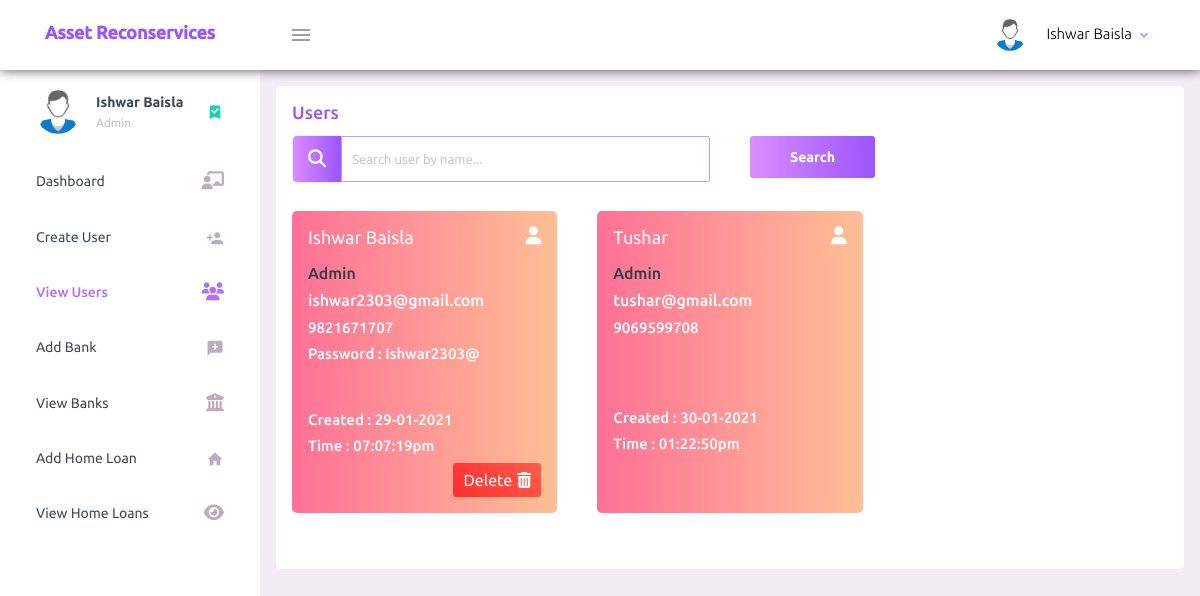
The app's page /view-users.php (signed in), older data.
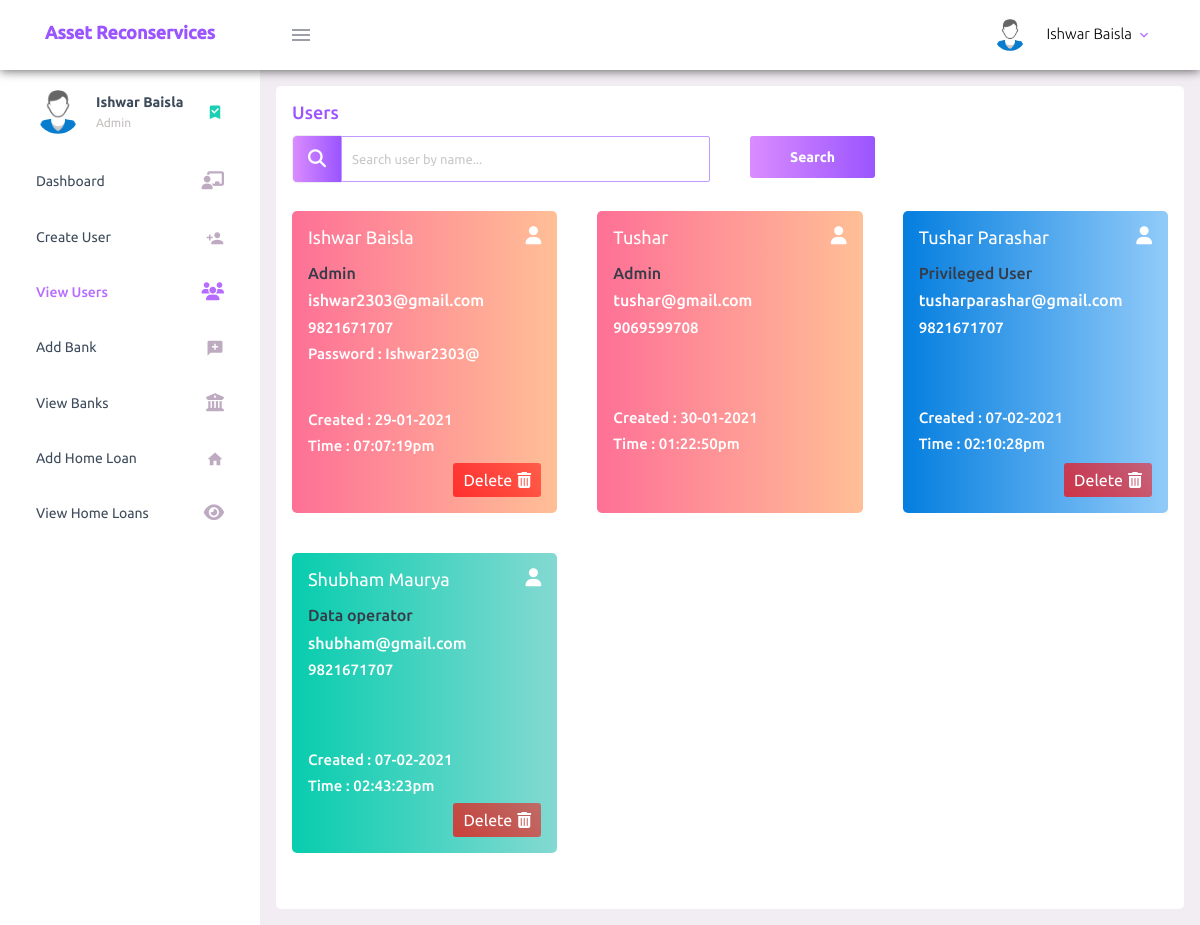
The same page, newer data.
### tables this page shows
CREATE TABLE `user_registration` (
  `user_id` int(11) NOT NULL,
  `user_full_name` varchar(200) NOT NULL,
  `user_email` varchar(200) NOT NULL,
  `user_mobile` varchar(200) NOT NULL,
  `user_password` varchar(200) NOT NULL,
  `user_password_changed` tinyint(4) NOT NULL,
  `user_role` tinyint(4) NOT NULL,
  `user_permitted` tinyint(4) NOT NULL,
  `user_updated_timestamp` varchar(100) NOT NULL
);

### view-users.php (the view, shortened to what this page needs)
<?php
    require_once('connection.php');
    $db_error = '';
    $users_array = array();
    $temp_array = array();
    $search_user = '';
    $sql = "SELECT * FROM user_registration WHERE user_permitted = '1' ORDER BY user_role DESC";
    $result = $conn->query($sql);
    while($row = $result->fetch_assoc()){
      array_push($temp_array, $row);
      $control = 1;
      if($control){
        array_push($users_array, $row);
      }
    }
?>
<!DOCTYPE html>
<html lang="en">
  <head>
    <?php require 'includes/layout.php'; ?>
  </head>
  <body>
    <div class="container-scroller">
      <?php require 'includes/dashboard-header.php'; ?>
      <div class="container-fluid page-body-wrapper">
        <?php require 'includes/side-navigation.php'; ?>
        <div class="main-panel">
          <div class="content-wrapper">
            <div class="row">
              <div class="col-12 grid-margin stretch-card mb-0">
                <div class="card">
                  <div class="card-body">
                      <?php
                        if($db_error == ''){
                          if(sizeof($users_array) > 0){
                            ?>
                            <h4 class="card-title">Users</h4>
                            <form action="" method="POST">
                              <div class="form-group mb-3">
                                <div class="row">
                                  <div class="col-md-6 mb-2">
                                    <div class="input-group">
                                      <div class="input-group-prepend">
                                        <span class="input-group-text bg-gradient-primary text-white br">
                                          <i class="fas fa-search"></i>
                                        </span>
                                      </div>
                                      <input oninput="this.value = this.value.toUpperCase()" type="text" class="form-control form-input" name="searchUser" value="<?php echo $search_user; ?>" placeholder="Search user by name...">
                                    </div>
                                  </div>
                                  <div class="col-md-6 mb-3 form-inline">
                                      <button type="submit" class="btn btn-gradient-primary mr-2">Search</button>
                                  </div>
                                </div>
                              </div>
                            </form>
                            <div class="row bank-card-container">
                            <?php
                            foreach($users_array as $user){
                                $encoded_user_id = base64_encode($user['user_id']);
                                $created_date = new DateTime($user['user_updated_timestamp']);
                                $full_name = $user['user_full_name'];
                                $role = $user['user_role'];
                                if($role == '2'){
                                  $role_value = 'Admin';
                                  $css_card = 'card bg-gradient-danger card-img-holder text-white';
                                }
                                if($role == '1'){
                                  $role_value = 'Privileged User';
                                  $css_card = 'card bg-gradient-info card-img-holder text-white';
                                }
                                if($role == '0'){
                                  $role_value = 'Data operator';
                                  $css_card = 'card bg-gradient-success card-img-holder text-white';
                                }
                                $email = base64_decode($user['user_email']);
                                $contact = base64_decode($user['user_mobile']);
                                $password = base64_decode($user['user_password'])
                                ?>
                                <div class="col-md-4 stretch-card grid-margin">
                                  <div class="<?php echo $css_card; ?>">
                                    <div class="card-body">
                                      <h4 class="font-weight-normal mb-3 capt">
                                        <?php echo $full_name; ?>
                                        <i class="fas fa-user mdi-24px float-right"></i>
                                      </h4>
                                      <h5 class="mb-2 user-role">
                                        <?php echo $role_value; ?>
                                      </h5>
                                      <h5 class="mb-2">
                                        <?php echo $email; ?>
                                      </h5>
                                      <h6 class="mb-2">
                                        <?php echo $contact; ?>
                                      </h6>
                                      <?php if($_SESSION['user_id'] == $user['user_id']){ ?>
                                      <h6 class="mb-5">
                                        <?php echo 'Password : '.$password; ?>
                                      </h6>
                                      <?php }
                                      else{
                                        ?>
                                        <div class="mb-5"></div>
                                        <div class="mb-3"></div>
                                        <?php
                                      }
                                      ?>
                                      <h6 class="mb-2">
                                        <?php echo 'Created : '.$created_date->format('d-m-Y'); ?>
                                      </h6>
                                      <h6 class="mb-2">
                                        <?php echo 'Time : '.$created_date->format('h:i:sa'); ?>
                                      </h6>
                                      <div class="bank-operation form-inline justify-content-end">
                                        <?php if($_SESSION['user_id'] == $user['user_id'] || $role != '2'){ ?>
                                        <label class="delete-btn" onclick="confirmResourceDeletion('<?php echo $encoded_user_id; ?>','user')">Delete
                                          <i class="fas fa-trash-alt"></i>
                                        </label>
                                        <?php } ?>
                                      </div>
                                    </div>
                                  </div>
                                </div>
                                <?php
                            }
                            ?>
                            </div>
                            <?php
                          }
                        }
                      ?>
                  </div>
                </div>
              </div>
          </div>
        </div>
      </div>
    </div>
  </body>
</html>

### includes/layout.php (shortened to what this page needs)
<link rel="stylesheet" href="assets/vendors/mdi/css/materialdesignicons.min.css">
<link rel="stylesheet" href="assets/vendors/css/vendor.bundle.base.css">
<link rel="stylesheet" href="assets/css/style.css">
<link rel="stylesheet" type="text/css" href="https://cdn.datatables.net/1.10.23/css/jquery.dataTables.css">

### includes/dashboard-header.php (shortened to what this page needs)
<nav class="asset-header navbar default-layout-navbar col-lg-12 col-12 p-0 fixed-top d-flex flex-row">
  <div class="text-center navbar-brand-wrapper d-flex align-items-center justify-content-center">
    <a class="navbar-brand brand-logo" href="index.php">
      <h3 class="logo-container">
        <span style=" font-size:18px;">Asset Reconservices</span>
      </h3>
    </a>
  </div>
  <div class="navbar-menu-wrapper d-flex align-items-stretch">
    <button class="navbar-toggler navbar-toggler align-self-center" type="button" data-toggle="minimize">
      <span class="mdi mdi-menu"></span>
    </button>
    <ul class="navbar-nav navbar-nav-right">
      <li class="nav-item nav-profile dropdown">
        <a class="nav-link dropdown-toggle" id="profileDropdown" href="#" data-toggle="dropdown" aria-expanded="false">
          <div class="nav-profile-img">
            <img src="assets/images/faces-clipart/pic-1.png" alt="">
          </div>
          <div class="nav-profile-text">
            <p class="mb-1 text-black"><?php echo $_SESSION['user_full_name']; ?></p>
          </div>
        </a>
      </li>
    </div>
</nav>

### includes/side-navigation.php (shortened to what this page needs)
<?php
  $sql = "SELECT home_loan_cid FROM home_loan";
  $home_loans_res = $conn->query($sql);
  $total_home_loan_cases = $home_loans_res->num_rows;
?>
<div class="sidebar-space-cover"></div>
<nav class="sidebar sidebar-offcanvas" id="sidebar">
  <ul class="nav mb-0 ">
  <li class="nav-item nav-profile">
      <a onclick="return false" href="" class="nav-link pointer-behaviour-none">
        <div class="nav-profile-image">
            <img src="assets/images/faces-clipart/pic-1.png" alt="">
        </div>
        <div class="nav-profile-text d-flex flex-column">
          <span class="font-weight-bold mb-2"><?php echo $_SESSION['user_full_name']; ?></span>
          <span class="text-secondary text-small">
            <?php
              $logged_in_user_role = $_SESSION['user_role'];
              if($logged_in_user_role == '2')
                echo 'Admin';
            ?>
          </span>
        </div>
        <i class="mdi mdi-bookmark-check text-success nav-profile-badge"></i>
      </a>
    </li>
    <li class="nav-item">
      <a class="nav-link" href="index.php">
        <span class="menu-title">Dashboard</span>
        <i class="fas fa-chalkboard-teacher menu-icon"></i>
      </a>
    </li>
    <?php if($logged_in_user_role == '2'){ ?>
    <li class="nav-item">
      <a class="nav-link" href="create-user.php  ">
        <span class="menu-title">Create User</span>
        <i class="mdi mdi-account-plus menu-icon"></i>
      </a>
    </li>
    <?php } ?>
    <?php if($logged_in_user_role == '2'){ ?>
    <li class="nav-item">
      <a class="nav-link" href="view-users.php  ">
        <span class="menu-title">View Users</span>
        <i class="fas fa-users menu-icon"></i>
      </a>
    </li>
    <?php } ?>
    <li class="nav-item">
      <a class="nav-link" href="add-bank.php  ">
        <span class="menu-title">Add Bank</span>
        <i class="mdi mdi-message-plus menu-icon"></i>
      </a>
    </li>
    <li class="nav-item">
      <a class="nav-link" href="view-banks.php  ">
        <span class="menu-title">View Banks</span>
        <i class="fas fa-university menu-icon"></i>
      </a>
    </li>
    <li class="nav-item">
      <a class="nav-link" href="home-loan.php  ">
        <span class="menu-title">Add Home Loan</span>
        <i class="mdi mdi-home menu-icon"></i>
      </a>
    </li>
    <?php if($total_home_loan_cases){ ?>
    <li class="nav-item">
      <a class="nav-link" href="view-home-loans.php  ">
        <span class="menu-title">View Home Loans</span>
        <i class="fas fa-eye menu-icon"></i>
      </a>
    </li>
    <?php } ?>
  </ul>
</nav>

Row changes from the older to the newer data that the page shows:
added user_registration: user_full_name "Tushar Parashar", user_role "Privileged User", user_email "tusharparashar@gmail.com", user_mobile "9821671707", user_updated_timestamp "07-02-2021", user_updated_timestamp "02:10:28pm"
added user_registration: user_full_name "Shubham Maurya", user_role "Data operator", user_email "shubham@gmail.com", user_mobile "9821671707", user_updated_timestamp "07-02-2021", user_updated_timestamp "02:43:23pm"
